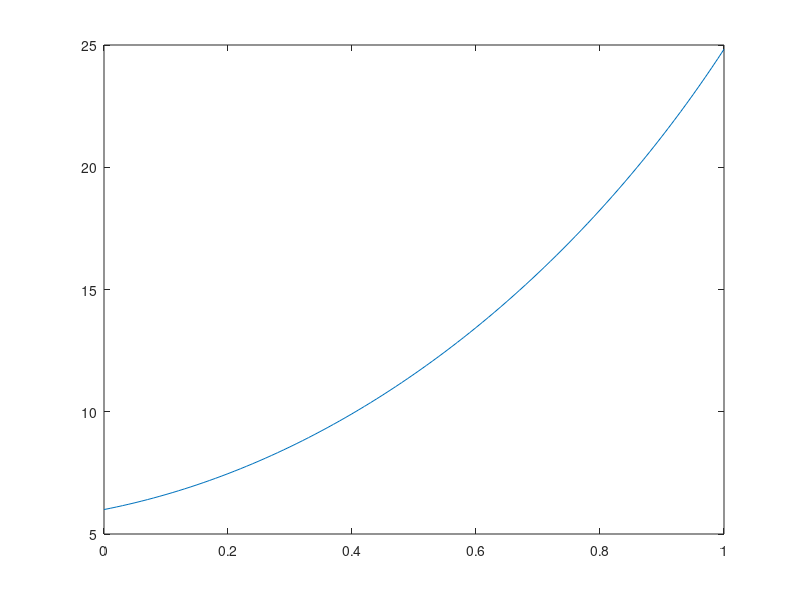

MATLAB code to generate this figure:
x = 0:.01:1;
for i=1:length(x)
  y(i) = 2*exp(-x(i))+2*sin(x(i))+3*cos(x(i))+5*tan(x(i))+12*x(i)*x(i)+1;
end 
plot(x, y)
